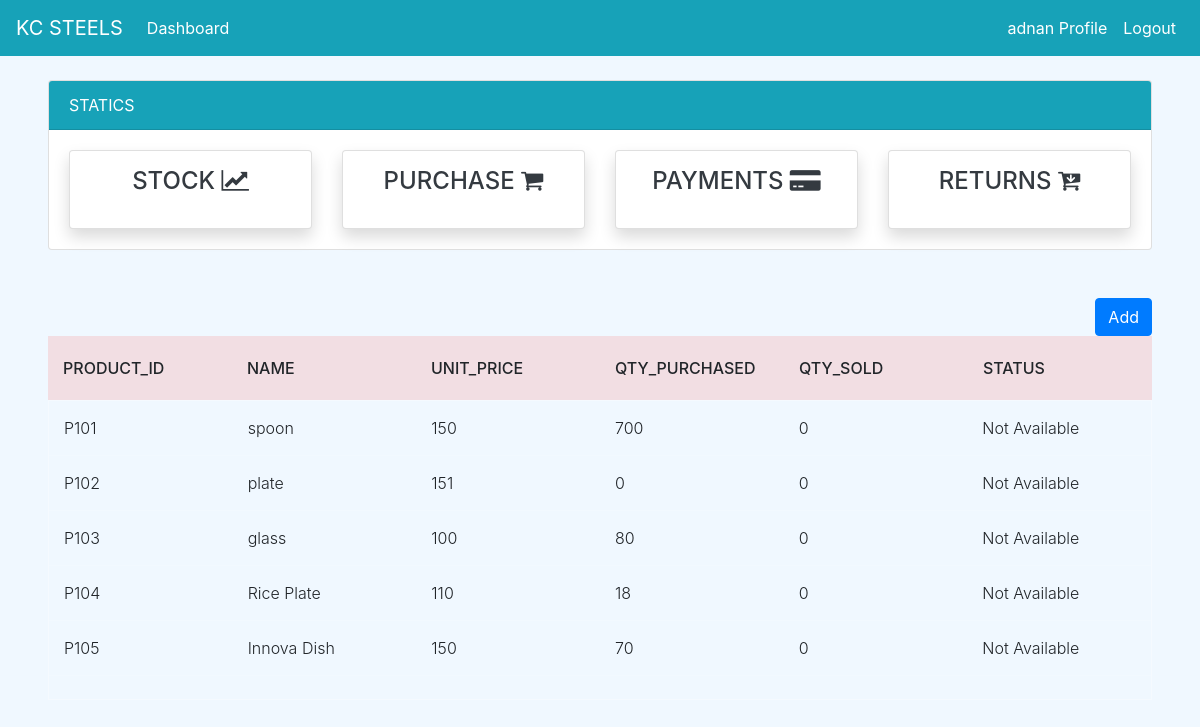
The page /stock/ (signed in) on the database as committed earlier.
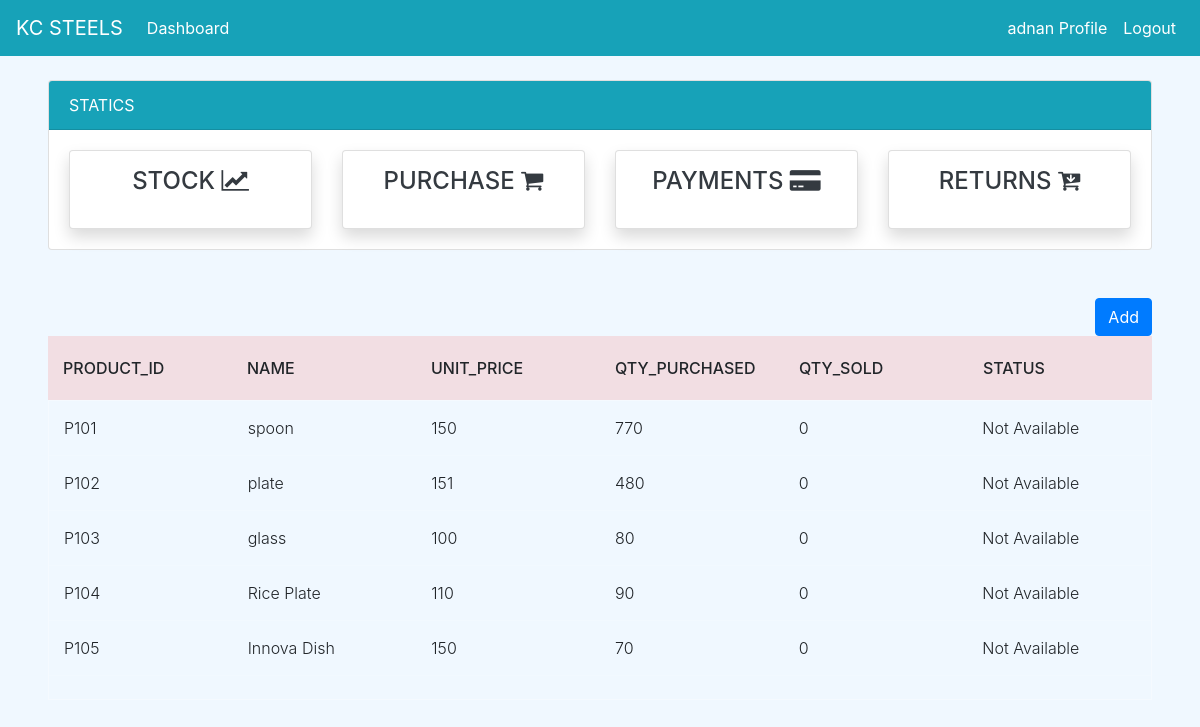
The same page on the database as committed later.
### dashboard/models.py (models this page shows, shortened)
class Item(models.Model):
        item_no = models.IntegerField(null=True)
        item_id = models.CharField(max_length=10,null=True)
        name = models.CharField(max_length=100, null=True, blank=False)
        unit_price = models.PositiveBigIntegerField(null=True,blank=True)
        qty_available = models.PositiveIntegerField(null=True, default=0)
        qty_sold = models.PositiveIntegerField(null=True, default=0)
        qty_purchased = models.PositiveIntegerField(null=True, default=0)
        status = models.BooleanField(default=False)

### dashboard/views.py (the view)
# urls.py: path('stock/',views.stock,name='stock'),
@login_required
def stock(request):
    items = Item.objects.all()
    p_id = 101 if Item.objects.count() == 0 else Item.objects.aggregate(max=Max('item_no'))["max"] + 1
    if request.method == 'POST':
        price = request.POST.get('unit_price')
        name = request.POST.get('name')
        form = ItemForm(request.POST)
        if form.is_valid():
            Item(item_no=p_id,item_id=(f'{"P"}{p_id}'),name=name,unit_price=price).save()
    else:
        form = ItemForm
    context = {
        'items': items,
        'form' : form,
    }
    return render(request, 'dashboard/stock.html',context)

### templates/dashboard/stock.html (shortened to what this page needs)
{% extends 'partial/base.html' %}
{% load crispy_forms_tags %}
{% block content %}
{% if user.is_authenticated and user.is_superuser %}
{% else %}
{% include 'partial/topnav_staff.html'%}
<div class="mx-5">
    <div class="row my-4">
          <div class="col mt-4 text-right">
            <button type="button" class="btn btn-primary" data-toggle="modal" data-target="#P_Add">
              Add
            </button>
        </div>
          <div class="col-md-12">
                <div class="tbl-header">
                  <table cellpadding="0" cellspacing="0" border="0">
                    <thead>
                      <tr>
                        <th scope="col">Product_id</th>
                        <th scope="col">Name</th>
                        <th scope="col">Unit_Price</th>
                        <th scope="col">qty_purchased</th>
                        <th scope="col">QTY_Sold</th>
                        <th scope="col">Status</th>
                      </tr>
                    </thead>
                  </table>
                </div>
                <div class="tbl-content">
                  <table cellpadding="0" cellspacing="0" border="0">
                    <tbody>
                      {% for item in items %}
                        <tr>
                          <td>{{ item.item_id }}</td>
                          <td>{{ item.name }}</td>
                          <td>{{ item.unit_price }}</td>
                          <td>{{ item.qty_purchased }}</td>
                          <td>{{ item.qty_sold }}</td>
                          {% if item.status == True %}
                          <td>Available</td>
                          {% else %}
                          <td>Not Available</td>
                          {% endif %}
                        </tr>
                      {% endfor %}
                    </tbody>
                  </table>
          </div>
      </div>
</div>
{% endif %}
{% endblock %}

Rows that differ between the two databases and show on the page:
changed Item "spoon": qty_purchased "700" → "770"
changed Item "plate": qty_purchased "0" → "480"
changed Item "Rice Plate": qty_purchased "18" → "90"
